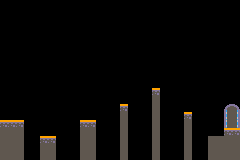

Below is a game level as drawn by its tile map, then a one-line description and the .tmx file that defines it, in full:
An orthogonal 30x20 tile map with 8x8 px tiles, 3 tile layers (other, ground, door).

<map version="1.10" tiledversion="1.11.2" orientation="orthogonal" renderorder="right-down" width="30" height="20" tilewidth="8" tileheight="8" infinite="0" nextlayerid="4" nextobjectid="1">
 <tileset firstgid="1" source="tilemap.tsx" />
 <layer id="2" name="other" width="30" height="20">
  <data encoding="csv">
0,0,0,0,0,0,0,0,0,0,0,0,0,0,0,0,0,0,0,0,0,0,0,0,0,0,0,0,0,0,
0,0,0,0,0,0,0,0,0,0,0,0,0,0,0,0,0,0,0,0,0,0,0,0,0,0,0,0,0,0,
0,0,0,0,0,0,0,0,0,0,0,0,0,0,0,0,0,0,0,0,0,0,0,0,0,0,0,0,0,0,
0,0,0,0,0,0,0,0,0,0,0,0,0,0,0,0,0,0,0,0,0,0,0,0,0,0,0,0,0,0,
0,0,0,0,0,0,0,0,0,0,0,0,0,0,0,0,0,0,0,0,0,0,0,0,0,0,0,0,0,0,
0,0,0,0,0,0,0,0,0,0,0,0,0,0,0,0,0,0,0,0,0,0,0,0,0,0,0,0,0,0,
0,0,0,0,0,0,0,0,0,0,0,0,0,0,0,0,0,0,0,0,0,0,0,0,0,0,0,0,0,0,
0,0,0,0,0,0,0,0,0,0,0,0,0,0,0,0,0,0,0,0,0,0,0,0,0,0,0,0,0,0,
0,0,0,0,0,0,0,0,0,0,0,0,0,0,0,0,0,0,0,0,0,0,0,0,0,0,0,0,0,0,
0,0,0,0,0,0,0,0,0,0,0,0,0,0,0,0,0,0,0,0,0,0,0,0,0,0,0,0,0,0,
0,0,0,0,0,0,0,0,0,0,0,0,0,0,0,0,0,0,0,0,0,0,0,0,0,0,0,0,0,0,
0,0,0,0,0,0,0,0,0,0,0,0,0,0,0,0,0,0,0,0,0,0,0,0,0,0,0,0,0,0,
0,0,0,0,0,0,0,0,0,0,0,0,0,0,0,0,0,0,0,3,0,0,0,0,0,0,0,0,0,0,
0,0,0,0,0,0,0,0,0,0,0,0,0,0,0,0,0,0,0,3,0,0,0,0,0,0,0,0,0,0,
0,0,0,0,0,0,0,0,0,0,0,0,0,0,0,3,0,0,0,3,0,0,0,0,0,0,0,0,0,0,
0,0,0,0,0,0,0,0,0,0,0,0,0,0,0,3,0,0,0,3,0,0,0,3,0,0,0,0,0,0,
3,3,3,0,0,0,0,0,0,0,3,3,0,0,0,3,0,0,0,3,0,0,0,3,0,0,0,0,0,0,
3,3,3,0,0,0,0,0,0,0,3,3,0,0,0,3,0,0,0,3,0,0,0,3,0,0,3,3,3,3,
3,3,3,0,0,3,3,0,0,0,3,3,0,0,0,3,0,0,0,3,0,0,0,3,0,0,3,3,3,3,
3,3,3,0,0,3,3,0,0,0,3,3,0,0,0,3,0,0,0,3,0,0,0,3,0,0,3,3,3,3
</data>
 </layer>
 <layer id="1" name="ground" width="30" height="20">
  <data encoding="csv">
0,0,0,0,0,0,0,0,0,0,0,0,0,0,0,0,0,0,0,0,0,0,0,0,0,0,0,0,0,0,
0,0,0,0,0,0,0,0,0,0,0,0,0,0,0,0,0,0,0,0,0,0,0,0,0,0,0,0,0,0,
0,0,0,0,0,0,0,0,0,0,0,0,0,0,0,0,0,0,0,0,0,0,0,0,0,0,0,0,0,0,
0,0,0,0,0,0,0,0,0,0,0,0,0,0,0,0,0,0,0,0,0,0,0,0,0,0,0,0,0,0,
0,0,0,0,0,0,0,0,0,0,0,0,0,0,0,0,0,0,0,0,0,0,0,0,0,0,0,0,0,0,
0,0,0,0,0,0,0,0,0,0,0,0,0,0,0,0,0,0,0,0,0,0,0,0,0,0,0,0,0,0,
0,0,0,0,0,0,0,0,0,0,0,0,0,0,0,0,0,0,0,0,0,0,0,0,0,0,0,0,0,0,
0,0,0,0,0,0,0,0,0,0,0,0,0,0,0,0,0,0,0,0,0,0,0,0,0,0,0,0,0,0,
0,0,0,0,0,0,0,0,0,0,0,0,0,0,0,0,0,0,0,0,0,0,0,0,0,0,0,0,0,0,
0,0,0,0,0,0,0,0,0,0,0,0,0,0,0,0,0,0,0,0,0,0,0,0,0,0,0,0,0,0,
0,0,0,0,0,0,0,0,0,0,0,0,0,0,0,0,0,0,0,0,0,0,0,0,0,0,0,0,0,0,
0,0,0,0,0,0,0,0,0,0,0,0,0,0,0,0,0,0,0,35,0,0,0,0,0,0,0,0,0,0,
0,0,0,0,0,0,0,0,0,0,0,0,0,0,0,0,0,0,0,0,0,0,0,0,0,0,0,0,0,0,
0,0,0,0,0,0,0,0,0,0,0,0,0,0,0,35,0,0,0,0,0,0,0,0,0,0,0,0,0,0,
0,0,0,0,0,0,0,0,0,0,0,0,0,0,0,0,0,0,0,0,0,0,0,35,0,0,0,0,0,0,
35,35,35,0,0,0,0,0,0,0,35,35,0,0,0,0,0,0,0,0,0,0,0,0,0,0,0,0,0,0,
0,0,0,0,0,0,0,0,0,0,0,0,0,0,0,0,0,0,0,0,0,0,0,0,0,0,0,0,35,35,
0,0,0,0,0,35,35,0,0,0,0,0,0,0,0,0,0,0,0,0,0,0,0,0,0,0,0,0,0,0,
0,0,0,0,0,0,0,0,0,0,0,0,0,0,0,0,0,0,0,0,0,0,0,0,0,0,0,0,0,0,
0,0,0,0,0,0,0,0,0,0,0,0,0,0,0,0,0,0,0,0,0,0,0,0,0,0,0,0,0,0
</data>
 </layer>
 <layer id="3" name="door" width="30" height="20">
  <data encoding="csv">
0,0,0,0,0,0,0,0,0,0,0,0,0,0,0,0,0,0,0,0,0,0,0,0,0,0,0,0,0,0,
0,0,0,0,0,0,0,0,0,0,0,0,0,0,0,0,0,0,0,0,0,0,0,0,0,0,0,0,0,0,
0,0,0,0,0,0,0,0,0,0,0,0,0,0,0,0,0,0,0,0,0,0,0,0,0,0,0,0,0,0,
0,0,0,0,0,0,0,0,0,0,0,0,0,0,0,0,0,0,0,0,0,0,0,0,0,0,0,0,0,0,
0,0,0,0,0,0,0,0,0,0,0,0,0,0,0,0,0,0,0,0,0,0,0,0,0,0,0,0,0,0,
0,0,0,0,0,0,0,0,0,0,0,0,0,0,0,0,0,0,0,0,0,0,0,0,0,0,0,0,0,0,
0,0,0,0,0,0,0,0,0,0,0,0,0,0,0,0,0,0,0,0,0,0,0,0,0,0,0,0,0,0,
0,0,0,0,0,0,0,0,0,0,0,0,0,0,0,0,0,0,0,0,0,0,0,0,0,0,0,0,0,0,
0,0,0,0,0,0,0,0,0,0,0,0,0,0,0,0,0,0,0,0,0,0,0,0,0,0,0,0,0,0,
0,0,0,0,0,0,0,0,0,0,0,0,0,0,0,0,0,0,0,0,0,0,0,0,0,0,0,0,0,0,
0,0,0,0,0,0,0,0,0,0,0,0,0,0,0,0,0,0,0,0,0,0,0,0,0,0,0,0,0,0,
0,0,0,0,0,0,0,0,0,0,0,0,0,0,0,0,0,0,0,0,0,0,0,0,0,0,0,0,0,0,
0,0,0,0,0,0,0,0,0,0,0,0,0,0,0,0,0,0,0,0,0,0,0,0,0,0,0,0,0,0,
0,0,0,0,0,0,0,0,0,0,0,0,0,0,0,0,0,0,0,0,0,0,0,0,0,0,0,0,104,105,
0,0,0,0,0,0,0,0,0,0,0,0,0,0,0,0,0,0,0,0,0,0,0,0,0,0,0,0,119,120,
0,0,0,0,0,0,0,0,0,0,0,0,0,0,0,0,0,0,0,0,0,0,0,0,0,0,0,0,119,120,
0,0,0,0,0,0,0,0,0,0,0,0,0,0,0,0,0,0,0,0,0,0,0,0,0,0,0,0,0,0,
0,0,0,0,0,0,0,0,0,0,0,0,0,0,0,0,0,0,0,0,0,0,0,0,0,0,0,0,0,0,
0,0,0,0,0,0,0,0,0,0,0,0,0,0,0,0,0,0,0,0,0,0,0,0,0,0,0,0,0,0,
0,0,0,0,0,0,0,0,0,0,0,0,0,0,0,0,0,0,0,0,0,0,0,0,0,0,0,0,0,0
</data>
 </layer>
</map>
